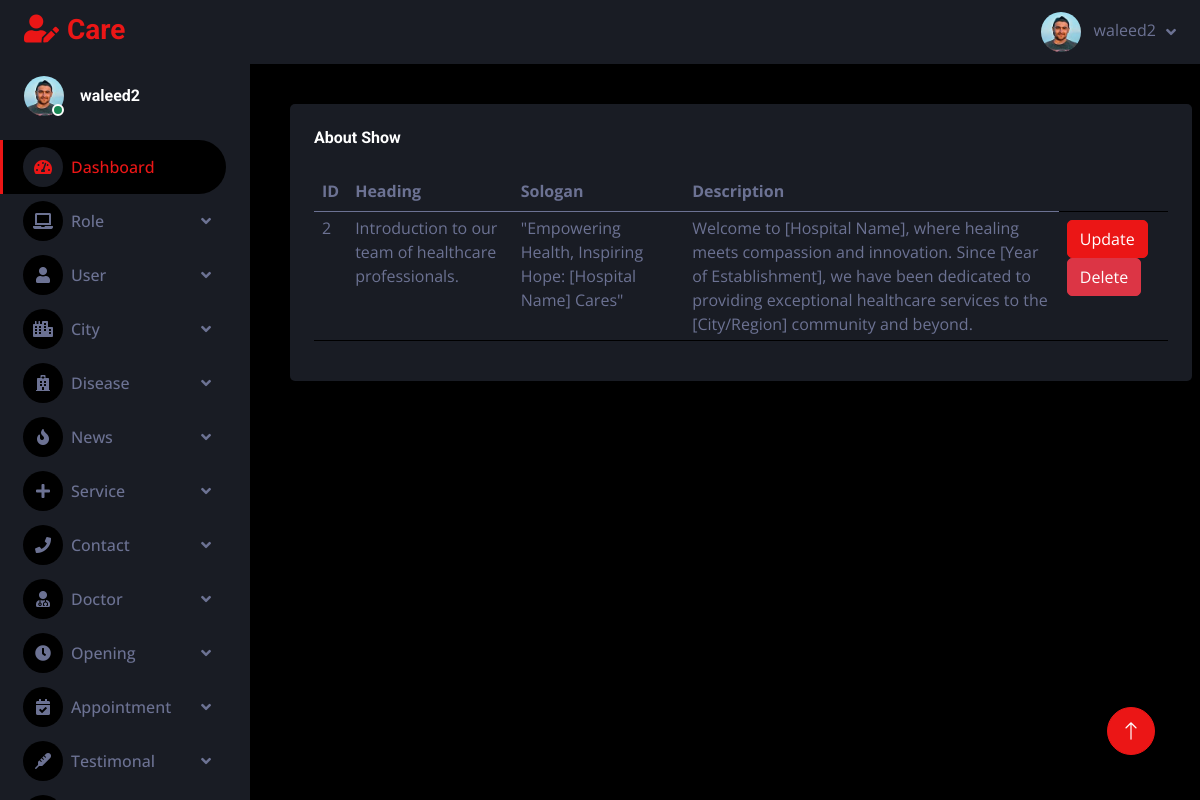
The page /adminpanel/aboutshow.php (signed in) on the database its author committed.
### tables this page shows
CREATE TABLE `about` (
  `about_id` int(11) NOT NULL,
  `heading1` varchar(255) NOT NULL,
  `sologan` mediumtext NOT NULL,
  `description` mediumtext NOT NULL
);

### adminpanel/aboutshow.php (the view)
<?php
include "header.php";
?>
  <div class="container-fluid pt-4 px-4">
                    <div class=" mt-3 mb-3 mx-3  table table-dark table-striped">
                        <div class="bg-secondary rounded h-100 p-4">
                            <h6 class="mb-4">About Show</h6>
                                <table class="table">
                                <thead>
                                 <tr>
                                    <th> ID </th>
                                    <th> Heading </th>
                                    <th> Sologan</th>
                                    <th> Description  </th>
                                 </tr>
                                </thead>
                                <tbody>
                        <?php
                        require "connection.php";
                        $qry = "SELECT * FROM `about`";
                        $res = mysqli_query($conn, $qry);
                        while ($row =mysqli_fetch_assoc($res)){
                          ?>
                        <tr>
                          <td class="py-1"><?php echo $row['about_id'] ?></td>
                          <td class="py-1"><?php echo $row['heading1'] ?></td>
                          <td class="py-1"><?php echo $row['sologan'] ?></td>
                          <td class="py-1"><?php echo $row['description'] ?></td>
                          <td>
                          <a href="newsupdate.php?updid=<?php echo $row['about_id'] ?>">
                          <button type="button" class="btn btn-primary btn-rounded btn-fw">Update</button>
                          <a href="aboutdelete.php?dltid=<?php echo $row['about_id']?>">
                          <button type="button" class="btn btn-danger btn-rounded btn-fw">Delete</button>
                        </td>
                        </tr>
                        <?php } ?>
                      </tbody>
                                </table>
                            </div>
                    </div>
                        </div>
<?php
include "footer.php";
?>

### adminpanel/css/style.css (style rules this page uses)
:root { --primary: #EB1616; --secondary: #191C24; --light: #6C7293; --dark: #000000; }
.btn { transition: .5s; }

### rows shown on the page
about: about_id "2", heading1 "Introduction to our team of healthcare professionals.", sologan "\"Empowering Health, Inspiring Hope: [Hospital Name] Cares\"", description "Welcome to [Hospital Name], where healing meets compassion and innovation. Since [Year of Establishment], we have been dedicated to providing exceptional healthcare services to the [City/Region] community and beyond."

### other values the page prints
$_SESSION['name'] "waleed2"
